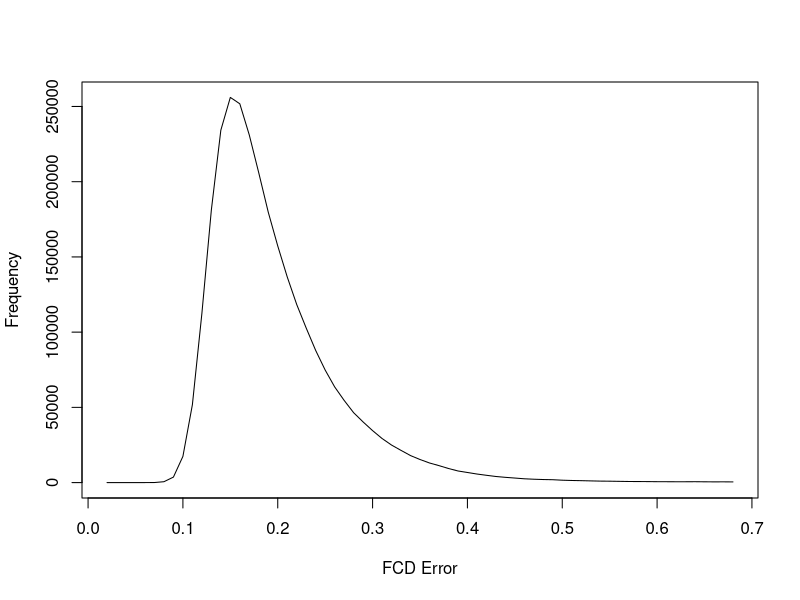

Recreate this plot in R.
x = c(0.02,0.03,0.04,0.05,0.06,0.07,0.08,0.09,0.1,0.11,0.12,0.13,0.14,0.15,0.16,0.17,0.18,0.19,0.2,0.21,0.22,0.23,0.24,0.25,0.26,0.27,0.28,0.29,0.3,0.31,0.32,0.33,0.34,0.35,0.36,0.37,0.38,0.39,0.4,0.41,0.42,0.43,0.44,0.45,0.46,0.47,0.48,0.49,0.5,0.51,0.52,0.53,0.54,0.55,0.56,0.57,0.58,0.59,0.6,0.61,0.62,0.63,0.64,0.65,0.66,0.67,0.68)
y = c(2,2,0,0,8,44,585,3653,17419,51791,112349,181242,234257,256028,251782,231025,205834,179719,157299,136714,118385,102731,87839,74814,63622,54647,46471,40309,34545,29295,24946,21400,17956,15340,13039,11281,9369,7731,6721,5699,4857,4060,3495,3024,2530,2241,2032,1912,1592,1404,1283,1129,988,931,830,729,704,666,601,585,552,558,590,527,485,502,452)
pdf("01.stats.FCDerror.pdf")
plot(x, y, xlab="FCD Error", ylab="Frequency", type="l")
dev.off()
